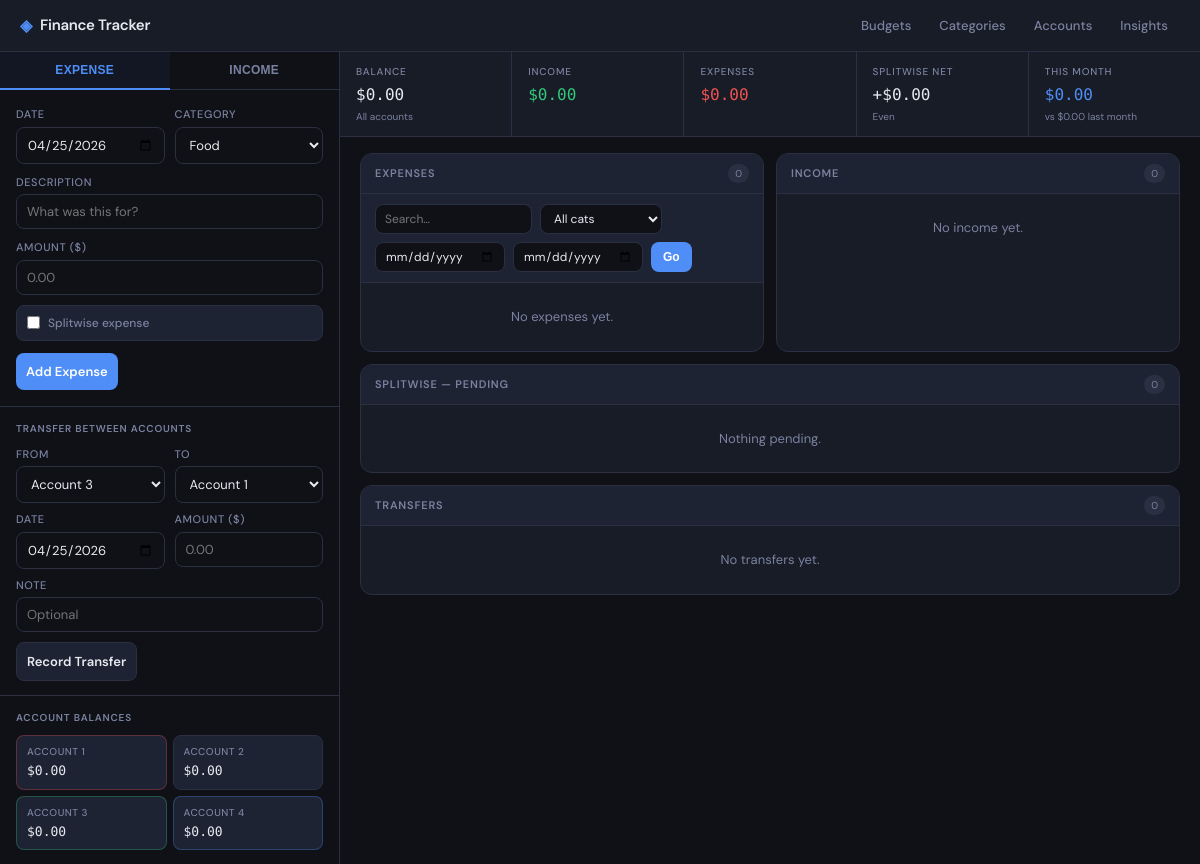
Before: / with the older database file.
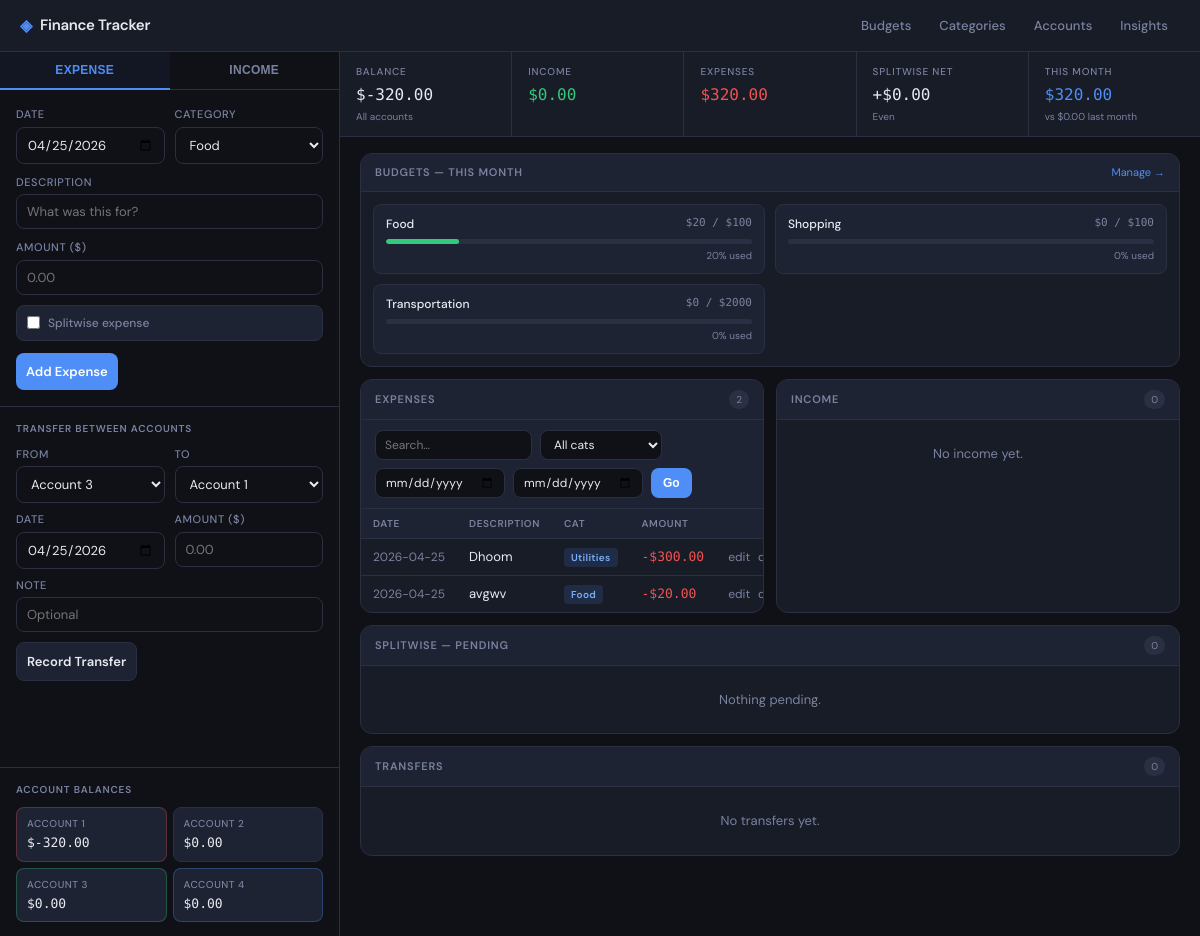
After: the same page with the newer database file.
### app.py (models this page shows)
class Account(db.Model):
    name = db.Column(db.String(50), primary_key=True)
    opening_balance = db.Column(db.Float, default=0.0)

class Budget(db.Model):
    id = db.Column(db.Integer, primary_key=True)
    category = db.Column(db.String(50), unique=True, nullable=False)
    amount = db.Column(db.Float, nullable=False)

class Expense(db.Model):
    id = db.Column(db.Integer, primary_key=True)
    date = db.Column(db.String(10), nullable=False)
    description = db.Column(db.String(200), nullable=False)
    amount = db.Column(db.Float, nullable=False)
    category = db.Column(db.String(50), nullable=False)
    account = db.Column(db.String(50), nullable=False)
    is_split = db.Column(db.Boolean, default=False)
    split_id = db.Column(db.Integer, db.ForeignKey("split.id"), nullable=True)
    your_share = db.Column(db.Float, nullable=True)
    direction = db.Column(db.String(20), nullable=True)

### app.py (the view)
@app.route("/")
def home():
    today = date.today().strftime("%Y-%m-%d")
    today_date = date.today()
    search = request.args.get("search", "").strip().lower()
    filter_category = request.args.get("filter_category", "")
    filter_from = request.args.get("filter_from", "")
    filter_to = request.args.get("filter_to", "")
    expense_query = Expense.query
    if filter_category:
        expense_query = expense_query.filter_by(category=filter_category)
    if filter_from:
        expense_query = expense_query.filter(Expense.date >= filter_from)
    if filter_to:
        expense_query = expense_query.filter(Expense.date <= filter_to)
    expenses = expense_query.order_by(Expense.id.desc()).all()
    if search:
        expenses = [e for e in expenses if search in e.description.lower()]
    has_filters = bool(search or filter_category or filter_from or filter_to)
    return render_template(
        "add_expense.html",
        expenses=expenses,
        incomes=Income.query.order_by(Income.id.desc()).all(),
        transfers=Transfer.query.order_by(Transfer.id.desc()).all(),
        splits=Split.query.order_by(Split.id.desc()).all(),
        today=today,
        categories=get_categories("expense"),
        income_categories=get_categories("income"),
        accounts=get_account_balances(),
        account_names=list(get_opening_balances().keys()),
        totals=get_totals(),
        income_account=INCOME_ACCOUNT,
        expense_account=EXPENSE_ACCOUNT,
        splitwise_account=SPLITWISE_ACCOUNT,
        budgets=get_budgets_with_progress(today_date.year, today_date.month),
        mom=get_mom_comparison(),
        search=search,
        filter_category=filter_category,
        filter_from=filter_from,
        filter_to=filter_to,
        has_filters=has_filters,
    )

### templates/add_expense.html (shortened to what this page needs)
<!doctype html>
<html lang="en">
<head>
  <link rel="stylesheet" href="{{ url_for('static', filename='style.css') }}">
</head>
<body>
<header class="topbar">
  <div class="topbar-brand">Finance Tracker</div>
  <nav class="topbar-nav">
    <a href="/budgets">Budgets</a>
    <a href="/categories">Categories</a>
    <a href="/accounts">Accounts</a>
    <a href="/insights">Insights</a>
  </nav>
</header>
<div class="app-shell">
  <div class="stats-row">
    <div class="stat-box">
      <div class="stat-label">Balance</div>
      <div class="stat-value">${{ "%.2f"|format(totals.balance) }}</div>
      <div class="stat-sub">All accounts</div>
    </div>
    <div class="stat-box">
      <div class="stat-label">Income</div>
      <div class="stat-value green">${{ "%.2f"|format(totals.income) }}</div>
    </div>
    <div class="stat-box">
      <div class="stat-label">Expenses</div>
      <div class="stat-value red">${{ "%.2f"|format(totals.expenses) }}</div>
    </div>
    <div class="stat-box">
      <div class="stat-label">Splitwise Net</div>
      <div class="stat-value {% if totals.splitwise_net < 0 %}red{% elif totals.splitwise_net > 0 %}green{% endif %}">
        {% if totals.splitwise_net >= 0 %}+{% endif %}${{ "%.2f"|format(totals.splitwise_net) }}
      </div>
      <div class="stat-sub">
        {% if totals.splitwise_net > 0 %}They owe you
        {% elif totals.splitwise_net < 0 %}You owe them
        {% else %}Even{% endif %}
      </div>
    </div>
    <div class="stat-box">
      <div class="stat-label">This Month</div>
      <div class="stat-value blue">${{ "%.2f"|format(mom.current) }}</div>
      <div class="stat-sub">vs ${{ "%.2f"|format(mom.previous) }} last month</div>
    </div>
  </div>
  <aside class="left-panel">
    <div class="form-tabs">
      <button class="form-tab active" onclick="switchTab('exp', this)">Expense</button>
      <button class="form-tab" onclick="switchTab('inc', this)">Income</button>
    </div>
    <div id="tab-exp" class="form-body active">
      <form method="post" action="/add">
        <div class="field-row">
          <div class="field">
            <label>Date</label>
            <input type="date" name="date" value="{{ today }}" required>
          </div>
          <div class="field">
            <label>Category</label>
            <select name="category" required>
              {% for c in categories %}<option>{{ c }}</option>{% endfor %}
            </select>
          </div>
        </div>
        <div class="field" style="margin-top:10px;">
          <label>Description</label>
          <input type="text" name="description" placeholder="What was this for?" required>
        </div>
        <div class="field" style="margin-top:10px;">
          <label>Amount ($)</label>
          <input type="number" name="amount" min="0" step="0.01" placeholder="0.00" required>
        </div>
        <label class="split-toggle" style="margin-top:10px;">
          <input type="checkbox" id="is-split" name="is_split" onchange="toggleSplit()">
          Splitwise expense
        </label>
        <button type="submit" class="btn-submit" style="margin-top:12px;">Add Expense</button>
      </form>
    </div>
    <div class="transfer-section">
      <div class="section-label">Transfer Between Accounts</div>
      <form method="post" action="/add_transfer">
        <div class="field-row" style="margin-bottom:8px;">
          <div class="field">
            <label>From</label>
            <select name="from" required>
              {% for a in account_names %}
                <option value="{{ a }}" {% if a == income_account %}selected{% endif %}>{{ a }}</option>
              {% endfor %}
            </select>
          </div>
          <div class="field">
            <label>To</label>
            <select name="to" required>
              {% for a in account_names %}
                <option value="{{ a }}" {% if a == expense_account %}selected{% endif %}>{{ a }}</option>
              {% endfor %}
            </select>
          </div>
        </div>
        <div class="field-row">
          <div class="field">
            <label>Date</label>
            <input type="date" name="date" value="{{ today }}" required>
          </div>
          <div class="field">
            <label>Amount ($)</label>
            <input type="number" name="amount" min="0" step="0.01" placeholder="0.00" required>
          </div>
        </div>
        <div class="field" style="margin-top:8px;">
          <label>Note</label>
          <input type="text" name="note" placeholder="Optional">
        </div>
        <button type="submit" class="btn-submit" style="margin-top:10px; background:var(--surface2); border:1px solid var(--border); color:var(--text);">Record Transfer</button>
      </form>
    </div>
    <div class="accounts-section">
      <div class="section-label">Account Balances</div>
      <div class="accounts-mini">
        {% for name, balance in accounts.items() %}
          <div class="account-chip {% if name == income_account %}income-acc{% elif name == expense_account %}spend-acc{% elif name == splitwise_account %}split-acc{% endif %}">
            <div class="account-chip-name">{{ name }}</div>
            <div class="account-chip-bal">${{ "%.2f"|format(balance) }}</div>
          </div>
        {% endfor %}
      </div>
    </div>
  </aside>
  <main class="right-panel">
    {% if budgets %}
    <div class="card" style="margin-bottom:12px;">
      <div class="card-header">
        <span class="card-title">Budgets — This Month</span>
        <a href="/budgets" style="font-size:11px; color:var(--accent); text-decoration:none;">Manage →</a>
      </div>
      <div class="budget-grid">
        {% for b in budgets %}
          <div class="budget-item">
            <div class="budget-top">
              <span class="budget-name">{{ b.category }}</span>
              <span class="budget-nums">${{ "%.0f"|format(b.spent) }} / ${{ "%.0f"|format(b.amount) }}</span>
            </div>
            <div class="budget-track">
              <div class="budget-fill {{ b.status[0] }}" style="width:{{ b.pct }}%"></div>
            </div>
            <div class="budget-pct">
              {% if b.status == "red" %}<span style="color:var(--red)">Over ${{ "%.2f"|format(-b.remaining) }}</span>
              {% else %}{{ "%.0f"|format(b.pct_raw) }}% used{% endif %}
            </div>
          </div>
        {% endfor %}
      </div>
    </div>
    {% endif %}
    <div class="content-grid">
      <div class="card">
        <div class="card-header">
          <span class="card-title">Expenses</span>
          <span class="card-count">{{ expenses|length }}</span>
        </div>
        <form method="get" action="/" class="filter-bar">
          <input type="text" name="search" value="{{ search }}" placeholder="Search…">
          <select name="filter_category">
            <option value="">All cats</option>
          </select>
          <input type="date" name="filter_from" value="{{ filter_from }}" title="From date">
          <input type="date" name="filter_to" value="{{ filter_to }}" title="To date">
          <button type="submit" class="btn-filter">Go</button>
        </form>
        <div class="table-wrap">
          {% if expenses %}
          <table class="data-table">
            <thead><tr><th>Date</th><th>Description</th><th>Cat</th><th>Amount</th><th></th></tr></thead>
            <tbody>
              {% for e in expenses %}
              <tr>
                <td style="color:var(--muted);font-size:12px;white-space:nowrap;">{{ e.date }}</td>
                <td class="desc-cell">
                  {{ e.description }}
                </td>
                <td><span class="badge badge-cat">{{ e.category }}</span></td>
                <td class="amount-cell neg">-${{ "%.2f"|format(e.amount) }}</td>
                <td>
                  {% if e.is_split %}
                    <span class="act locked">locked</span>
                  {% else %}
                    <div class="action-row">
                      <a href="/edit/{{ e.id }}" class="act">edit</a>
                      <a href="/delete/{{ e.id }}" class="act del">del</a>
                    </div>
                  {% endif %}
                </td>
              </tr>
              {% endfor %}
            </tbody>
          </table>
          {% else %}
          <div class="empty">{% if has_filters %}No matches.{% else %}No expenses yet.{% endif %}</div>
          {% endif %}
        </div>
      </div>
      <div class="card">
        <div class="card-header">
          <span class="card-title">Income</span>
          <span class="card-count">{{ incomes|length }}</span>
        </div>
        <div class="table-wrap">
          {% if incomes %}
          <table class="data-table">
            <thead><tr><th>Date</th><th>Description</th><th>Source</th><th>Amount</th><th></th></tr></thead>
            <tbody>
              {% for i in incomes %}
              <tr>
                <td style="color:var(--muted);font-size:12px;white-space:nowrap;">{{ i.date }}</td>
                <td class="desc-cell">{{ i.description }}</td>
                <td><span class="badge badge-inc">{{ i.category }}</span></td>
                <td class="amount-cell pos">+${{ "%.2f"|format(i.amount) }}</td>
                <td><a href="/delete_income/{{ i.id }}" class="act del">del</a></td>
              </tr>
              {% endfor %}
            </tbody>
          </table>
          {% else %}
          <div class="empty">No income yet.</div>
          {% endif %}
        </div>
      </div>
    </div>
    <div class="card" style="margin-bottom:12px; margin-top:12px;">
      <div class="card-header">
        <span class="card-title">Splitwise — Pending</span>
        {% set pending = splits | selectattr("status", "equalto", "pending") | list %}
        <span class="card-count">{{ pending|length }}</span>
      </div>
      {% if pending %}
      <div class="table-wrap">
        <table class="data-table">
          <thead><tr><th>Date</th><th>Description</th><th>Dir</th><th>Total</th><th>Your Share</th><th>Net</th><th>Action</th></tr></thead>
          <tbody>
            {% for s in splits if s.status == "pending" %}
            <tr>
              <td style="color:var(--muted);font-size:12px;">{{ s.date }}</td>
              <td class="desc-cell">{{ s.description }}</td>
              <td>
                {% if s.direction == "you_paid" %}
                  <span class="badge badge-split-you">You paid</span>
                {% else %}
                  <span class="badge badge-split-them">They paid</span>
                {% endif %}
              </td>
              <td class="amount-cell">${{ "%.2f"|format(s.total) }}</td>
              <td class="amount-cell">${{ "%.2f"|format(s.your_share) }}</td>
              <td class="amount-cell {% if s.direction == 'you_paid' %}pos{% else %}neg{% endif %}">
                {% if s.direction == "you_paid" %}+${{ "%.2f"|format(s.other_share) }}{% else %}-${{ "%.2f"|format(s.your_share) }}{% endif %}
              </td>
              <td>
                <form method="post" action="/settle_split/{{ s.id }}" class="settle-form">
                  <select name="settle_account">
                    {% for a in account_names %}
                      <option value="{{ a }}" {% if a == expense_account %}selected{% endif %}>{{ a }}</option>
                    {% endfor %}
                  </select>
                  <button type="submit" class="btn-settle">Settle</button>
                  <a href="/delete_split/{{ s.id }}" class="act del" style="margin-left:4px;">del</a>
                </form>
              </td>
            </tr>
            {% endfor %}
          </tbody>
        </table>
      </div>
      {% else %}
      <div class="empty">Nothing pending.</div>
      {% endif %}
    </div>
    <div class="card">
      <div class="card-header">
        <span class="card-title">Transfers</span>
        <span class="card-count">{{ transfers|length }}</span>
      </div>
      {% if transfers %}
      <div class="table-wrap">
        <table class="data-table">
          <thead><tr><th>Date</th><th>From</th><th>To</th><th>Amount</th><th>Note</th><th></th></tr></thead>
          <tbody>
            {% for t in transfers %}
            <tr>
              <td style="color:var(--muted);font-size:12px;">{{ t.date }}</td>
              <td style="font-size:12px;">{{ t.from_acc }}</td>
              <td style="font-size:12px;">{{ t.to_acc }}</td>
              <td class="amount-cell">${{ "%.2f"|format(t.amount) }}</td>
              <td style="font-size:12px;color:var(--muted);">
                {{ t.note }}
                {% if t.is_settlement %}<span class="badge badge-settle">settlement</span>{% endif %}
              </td>
              <td>
                {% if t.is_settlement %}
                  <span class="act locked">locked</span>
                {% else %}
                  <a href="/delete_transfer/{{ t.id }}" class="act del">del</a>
                {% endif %}
              </td>
            </tr>
            {% endfor %}
          </tbody>
        </table>
      </div>
      {% else %}
      <div class="empty">No transfers yet.</div>
      {% endif %}
    </div>
  </main>
</div>
</body>
</html>

Changed rows visible on the page:
computed for Account "ACCOUNT 1": opening_balance "0.00" → "-320.00"
added Budget: category "Food", spent "20", amount "100", {{ b.pct }} 20.0 (drawn), pct_raw "20"
added Budget: category "Shopping", spent "0", amount "100", pct_raw "0"
added Budget: category "Transportation", spent "0", amount "2000", pct_raw "0"
added Expense: date "2026-04-25", description "Dhoom", category "Utilities", amount "300.00"
added Expense: date "2026-04-25", description "avgwv", category "Food", amount "20.00"
Other visible differences:
{{ "%.2f"|format(totals.balance) }}: "0.00" → "-320.00"
{{ "%.2f"|format(totals.expenses) }}: "0.00" → "320.00"
{{ "%.2f"|format(mom.current) }}: "0.00" → "320.00"
{{ expenses|length }}: "0" → "2"
text no longer shown: "No expenses yet."
text now shown: "BUDGETS — THIS MONTH Manage → DATE DESCRIPTION CAT AMOUNT"
